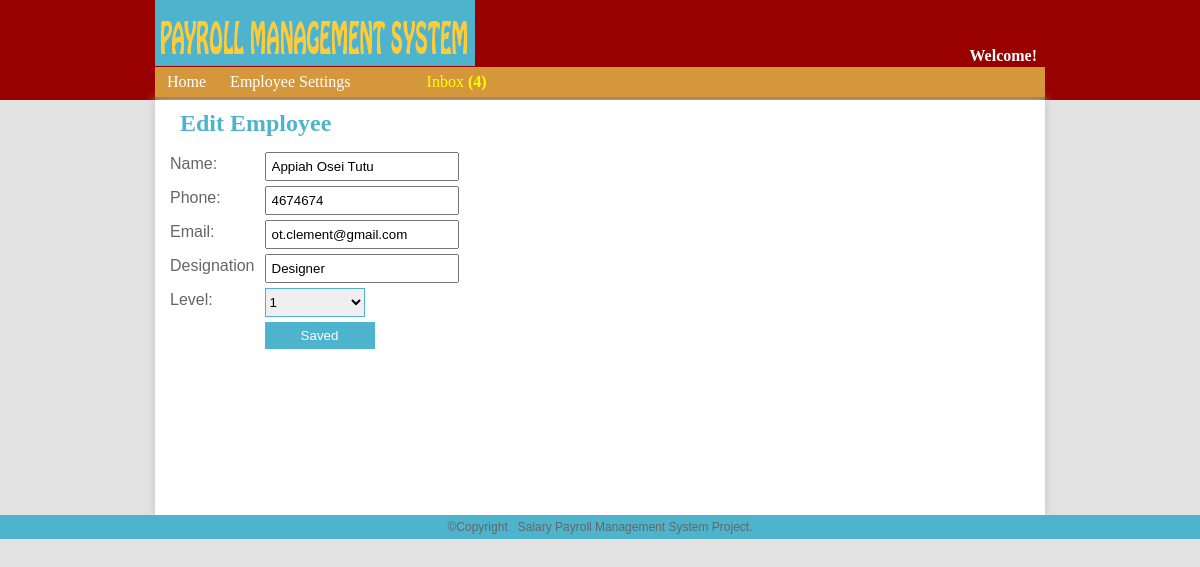
Page /edit-employee.php?edit=edit&empId=1 (signed in) on the committed database.
### tables this page shows
CREATE TABLE IF NOT EXISTS `employee` (
  `empId` int(11) NOT NULL AUTO_INCREMENT,
  `name` varchar(255) NOT NULL,
  `phone` int(10) NOT NULL,
  `email` varchar(50) NOT NULL,
  `level` int(10) NOT NULL,
  `designation` varchar(100) NOT NULL,
  PRIMARY KEY (`empId`)
);

### core/usersFunction.php (called while the page is built, shortened)
<?php
function empInfo($empId){
		 $sql=mysql_query("SELECT * FROM employee WHERE empId='$empId'");
	$empInfor=mysql_fetch_array($sql);
	return $empInfor;
}
	function grabEmpId($empId){
		  $empId=(int)$empId;
	}
?>

### edit-employee.php (the view, shortened to what this page needs)
<?php
include 'core/initForMainLogPage.php';
if(isset($_GET['empId']) && !empty($_GET['empId'])){
    $empId=$_GET['empId'];
  }
?>
<?php include 'includes/adminHeadAll.php';?>
<header>
<?php include 'includes/adminMenu.php';?>
  </header>
  <div class="container">
	<?php
$empInfo=empInfo($empId);
?>
<h2 class="formHead">Edit Employee</h2>
<div class="tableWrap">
<form action="" method="post">
  <table cellpadding="0" cellspacing="0">
   <tr><td> Name: </td><td><input type="text" name="name" class="input" value="<?php echo @$empInfo['name']; ?>"></td></tr>
   <tr><td>Phone: </td><td><input type="text" name="phone" class="input" value="<?php  echo @$empInfo['phone']; ?>"></td></tr>
   <tr><td>Email: </td><td><input type="email" name="email" class="input" value="<?php  echo @$empInfo['email']; ?>"></td></tr>
   <tr><td>Designation</td><td><input type="text" name="designa" class="input" value="<?php echo @$empInfo['designation']; ?>"></td></tr>
   <tr><td>Level: </td><td>
      <select name="level">
      <option value="1">1</option>
      </select>
   </td></tr>
   <tr><td> </td><td><input type="submit" value="Saved" class="submit"></td></tr>
</table>
</form>
</div>
<br />
 </div>
	 <?php include 'includes/footerAll.php';?>
</body>
</html>

### css/adminStyle.css (style rules this page uses)
body { margin:0; padding:0; background:#e3e3e3; font: 100% Georgia, "Times New Roman", Times, serif; }
.container { width:875px; margin:auto; background:white; padding-left:15px; padding-bottom:15px; min-height:400px; -webkit-box-shadow:0px 0px 10px #c0c0c0; -moz-box-shadow:0px 0px 10px #c0c0c0; box-shadow:0px 0px 10px #c0c0c0; }
header { width:890px; margin:auto; height:33px; background:#D5973C; margin-top:-33px; z-index:1; }
.tableWrap { margin:0; padding:0; }
.tableWrap form input { padding:5px; margin:5px 0px 0px 10px; width:180px; font-size:16; font-family:Arial, Helvetica, sans-serif; }
.tableWrap form select { padding:5px 0px; margin:5px 0px 0px 10px; width:100px; border:1px solid #4eb4cd; font-size:16; font-family:Verdana, Geneva, sans-serif; }
.tableWrap table td { color:#666; font-size:16px; font-family:Verdana, Geneva, sans-serif; }
.tableWrap .submit { color:white; padding:5px 0px; margin:5px 0px 0px 10px; width:110px; border:1px solid #4eb4cd; font-size:16; font-family:"Arial Black", Gadget, sans-serif; background:#4eb4cd; cursor:pointer; }
.formHead { padding:10px; margin:0; color:#4eb4cd; }

### rows in the picture
employee: name "Appiah Osei Tutu", phone "4674674", email "ot.clement@gmail.com", designa "Designer"

### other values in the picture
$inboxMessageNew "4"
